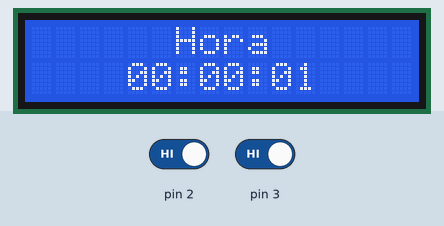
Simulated run of this sketch. Board: Arduino Uno, built with avr-gcc and run on an emulated ATmega328P. Shown: 16×2 character LCD. Inputs (shaded band) come from the test bench; at power-on: pin 2 HIGH, pin 3 HIGH. What the sketch prints to the serial monitor is not drawn.

Above: at 1.2 s.
1.3 s: pin 2 driven LOW
At 2.8 s:
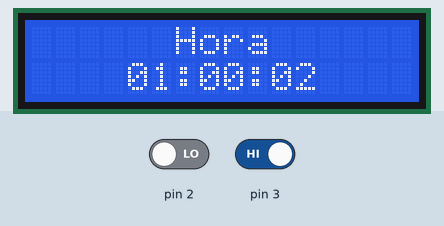
3.5 s: pin 3 driven LOW
At 4.8 s:
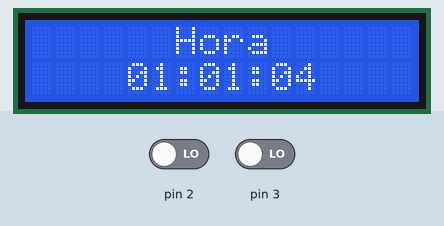
Timing chart, 0 to 6.5 s (numbered marks = the images above; inputs shaded):
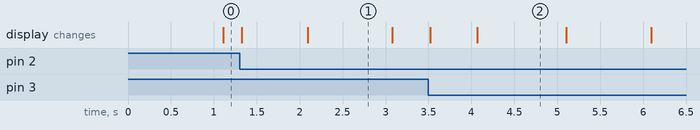

Measured:
- what the display in image 1 shows lasts 1.0 s, from 2.1 s to 3.1 s

The sketch:

Picuasi_Edison-Reloj.ino
```cpp
#include <LiquidCrystal.h>
#include <MsTimer2.h>
LiquidCrystal lcd (13,12,11,10,9,8);//configurar pines LCD
int horero=0, minutero=0, segundero=0;  //variables de conteo
void setup() {
  Serial.begin(9600);//inicializa CX
  lcd.begin(16,2);//inicializa LCD
  MsTimer2::set(1000,contador);//configura Timer2
  MsTimer2::start();//inicializa Timer2
  attachInterrupt(0,hora,FALLING);//interupcion hora
  attachInterrupt(1,minuto,FALLING);//interrupcion minuto
}

void loop() {
  lcd.clear();//limpiar LCD
  lcd.setCursor(6,0);//posicionar cursor
  lcd.print("Hora");//imprimir en LCD
  lcd.setCursor(6,1);//posicionar cursor
  lcd.print(":");//imprimir LCD
  lcd.setCursor(9,1);//posicionar cursor
  lcd.print(":");//imprimir en LCD

  if(horero<24){
    lcd.setCursor(4,1);//posicionar cursor
      if(horero<10)//condicion si el valor es menor a 10
        lcd.print("0");////imprimir en LCD
        lcd.print(horero);//imprimir en LCD
  }else{
    horero=0;//reiniciar variable
  }

  if(minutero<60){
    lcd.setCursor(7,1);//posicionar cursor
      if(minutero<10)//condicion si el valor es menor a 10
        lcd.print("0");//imprimir en LCD
        lcd.print(minutero);//imprimir en LCD
  }else{
    horero++;//incremento de variable
    minutero=0;//reiniciar variable
  }

  if(segundero<60){
    lcd.setCursor(10,1);//posicionar cursor
      if(segundero<10)//condicion si el valor es menor a 10
        lcd.print("0");//imprimir en LCD
        lcd.print(segundero);//imprimir en LCD
  }else{
    minutero++;//incrementar variable
    segundero=0;//reiniciar variable
  }
  delay(50);
}

void contador(){
  segundero++;//incrementar variable
  Serial.println(segundero);//imprimir en CX
}

void hora(){
  if(horero<24){
    horero++;//incrementar variable
  }else{
    horero=0;//reiniciar variable
  }
}

void minuto(){
  if(minutero<60){
    minutero++;//incrementar variable
  }else{
    minutero=0;//reiniciar variable
  }
}
```
